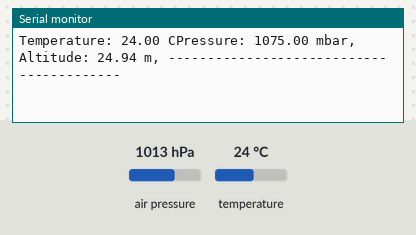
The sketch below on a simulated Arduino Uno, built with avr-gcc and run on an emulated ATmega328P. Shown: the last lines printed to the serial monitor. Wiring (inferred from the names in the program): BMP180 pressure sensor at I2C address 0x77. The inputs (shaded band) are chosen by the test bench; at power-on: air pressure 1013 hPa, temperature 24 °C.

Above: at 1.3 s.
1.4 s: air pressure set to 952 hPa
At 2.2 s:
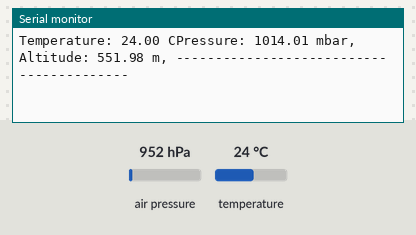
4.5 s: temperature set to 12 °C
At 5.0 s:
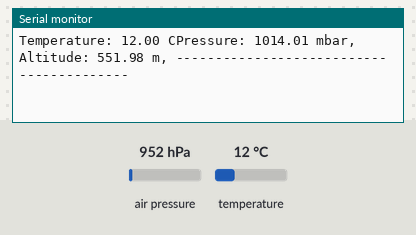
6.0 s: air pressure set to 975 hPa
At 6.7 s:
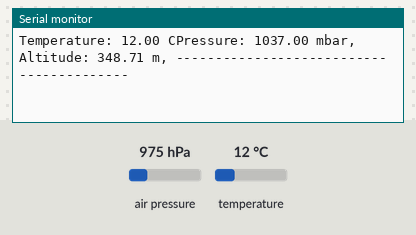
7.5 s: air pressure set to 1048 hPa
At 7.5 s:
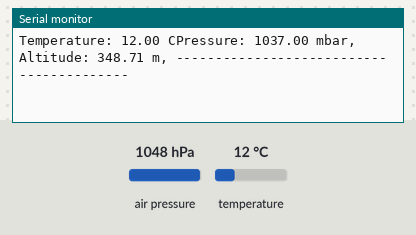
Timing chart, 0 to 10.5 s (numbered marks = the images above; inputs shaded):
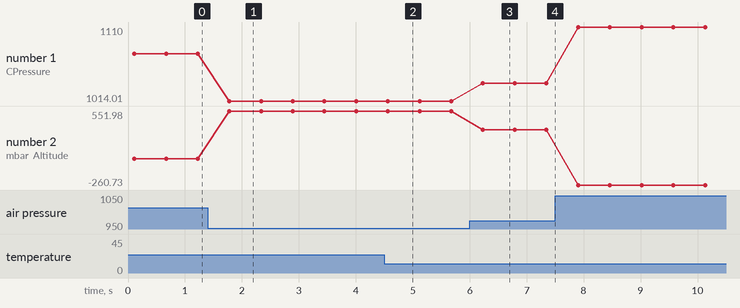

The sketch:

bmp180_.ino
```cpp
#include <Wire.h>

//BMP180
#define ADDRESS_SENSOR 0x77

int16_t  ac1, ac2, ac3, b1, b2, mb, mc, md;
uint16_t ac4, ac5, ac6;
float T, P;
float pinbg = 1016;
float poffset = 62;
uint8_t osd;

// Hardware pressure sampling accuracy modes:
// Ultra Low Power       OSS = 0
// Standard              OSS = 1
// High                  OSS = 2
// Ultra High Resolution OSS = 3
const uint8_t oss = 3;

//SETUP
void setup() {
  Wire.begin();
  Serial.begin(9600);
  if(oss == 0 ) osd =  5;      // Ultra Low Power       OSD =  5ms
  else if(oss == 1 ) osd =  8; // Standard              OSD =  8ms
  else if(oss == 2 ) osd = 14; // High                  OSD = 14ms
  else if(oss == 3 ) osd = 26; // Ultra High Resolution OSD = 26ms
  else { while(1){} }
  init_SENSOR();
  delay(100);
}

//LOOP
void loop() {
  int32_t b5;
  b5 = temperature();
  Serial.print("Temperature: ");
  Serial.print(T, 2);
  Serial.print(" C");
  P = pressure(b5);
  Serial.print("Pressure: ");
  Serial.print(P+poffset, 2);
  Serial.print(" mbar, ");
  if(P < 300 || P > 1100) Serial.println("Pressure sensor reading out of range!!!!");
  float alt = (pow(pinbg / P, 0.190223f) - 1.0f) * 44330.08f;
  Serial.print("Altitude: ");
  Serial.print(alt);
  Serial.print(" m, ");
  Serial.println("-----------------------------------------");
  delay(500);

}

void init_SENSOR() {
  ac1 = read_2_bytes(0xAA);
  ac2 = read_2_bytes(0xAC);
  ac3 = read_2_bytes(0xAE);
  ac4 = read_2_bytes(0xB0);
  ac5 = read_2_bytes(0xB2);
  ac6 = read_2_bytes(0xB4);
   b1 = read_2_bytes(0xB6);
   b2 = read_2_bytes(0xB8);
   mb = read_2_bytes(0xBA);
   mc = read_2_bytes(0xBC);
   md = read_2_bytes(0xBE);
}

float pressure(int32_t b5) {
  int32_t x1, x2, x3, b3, b6, p, UP;
  uint32_t b4, b7;
  UP = read_pressure();
  b6 = b5 - 4000;
  x1 = (b2 * (b6 * b6 >> 12)) >> 11;
  x2 = ac2 * b6 >> 11;
  x3 = x1 + x2;
  int32_t b3_tmp = ac1;           //Improved b3 calculation which also uses less program code.
  b3_tmp = (b3_tmp * 4 + x3) << oss;
  b3     = (b3_tmp + 2) >> 2;
  x1 = ac3 * b6 >> 13;
  x2 = (b1 * (b6 * b6 >> 12)) >> 16;
  x3 = ((x1 + x2) + 2) >> 2;
  b4 = (ac4 * (uint32_t)(x3 + 32768)) >> 15;
  b7 = ((uint32_t)UP - b3) * (50000 >> oss);
  if(b7 < 0x80000000) { p = (b7 << 1) / b4; } else { p = (b7 / b4) << 1; } // or p = b7 < 0x80000000 ? (b7 * 2) / b4 : (b7 / b4) * 2;
  x1 = (p >> 8) * (p >> 8);
  x1 = (x1 * 3038) >> 16;
  x2 = (-7357 * p) >> 16;
  return (p + ((x1 + x2 + 3791) >> 4)) / 100.0f; //Return pressure in mbar
}

int32_t temperature() {
  int32_t x1, x2, b5, UT;
  Wire.beginTransmission(ADDRESS_SENSOR);
  Wire.write(0xf4);
  Wire.write(0x2e);
  Wire.endTransmission();
  delay(5);
  UT = read_2_bytes(0xf6);
  // Calculate true temperature
  x1 = (UT - ac6) * ac5 >> 15;
  x2 = ((int32_t)mc << 11) / (x1 + md);
  b5 = x1 + x2;
  T  = (b5 + 8) >> 4;
  T = T / 10.0;
  return b5;
}

int32_t read_pressure() {
  int32_t value;
  Wire.beginTransmission(ADDRESS_SENSOR);
  Wire.write(0xf4);
  Wire.write(0x34 + (oss << 6));
  Wire.endTransmission();
  delay(osd);
  Wire.beginTransmission(ADDRESS_SENSOR);
  Wire.write(0xf6);
  Wire.endTransmission();
  Wire.requestFrom(ADDRESS_SENSOR, 3);
  if(Wire.available() >= 3) {
    value = (((int32_t)Wire.read() << 16) | ((int32_t)Wire.read() << 8) | ((int32_t)Wire.read())) >> (8 - oss);
  }
  return value;
}

uint8_t read_1_byte(uint8_t code) {
  uint8_t value;
  Wire.beginTransmission(ADDRESS_SENSOR);
  Wire.write(code);
  Wire.endTransmission();
  Wire.requestFrom(ADDRESS_SENSOR, 1);
  if(Wire.available() >= 1) {
    value = Wire.read();
  }
  return value;
}

uint16_t read_2_bytes(uint8_t code) {
  uint16_t value;
  Wire.beginTransmission(ADDRESS_SENSOR);
  Wire.write(code);
  Wire.endTransmission();
  Wire.requestFrom(ADDRESS_SENSOR, 2);
  if(Wire.available() >= 2) {
    value = (Wire.read() << 8) | Wire.read();
  }
  return value;
}
```

Measured:
- after the input at 1.4 s, the serial monitor: prints a new line after 0.38 s (image 1)
- after the input at 4.5 s, the serial monitor: prints a new line after 0.06 s (image 2)
- after the input at 6.0 s, the serial monitor: prints a new line after 0.23 s (image 3)
- plotted number 1: 1075 → 1014.01 after the input at 1.4 s, 1014.01 → 1037 after the input at 6.0 s, 1037 → 1110 after the input at 7.5 s
- plotted number 2: 24.94 → 551.98 after the input at 1.4 s, 551.98 → 348.71 after the input at 6.0 s, 348.71 → -260.73 after the input at 7.5 s
